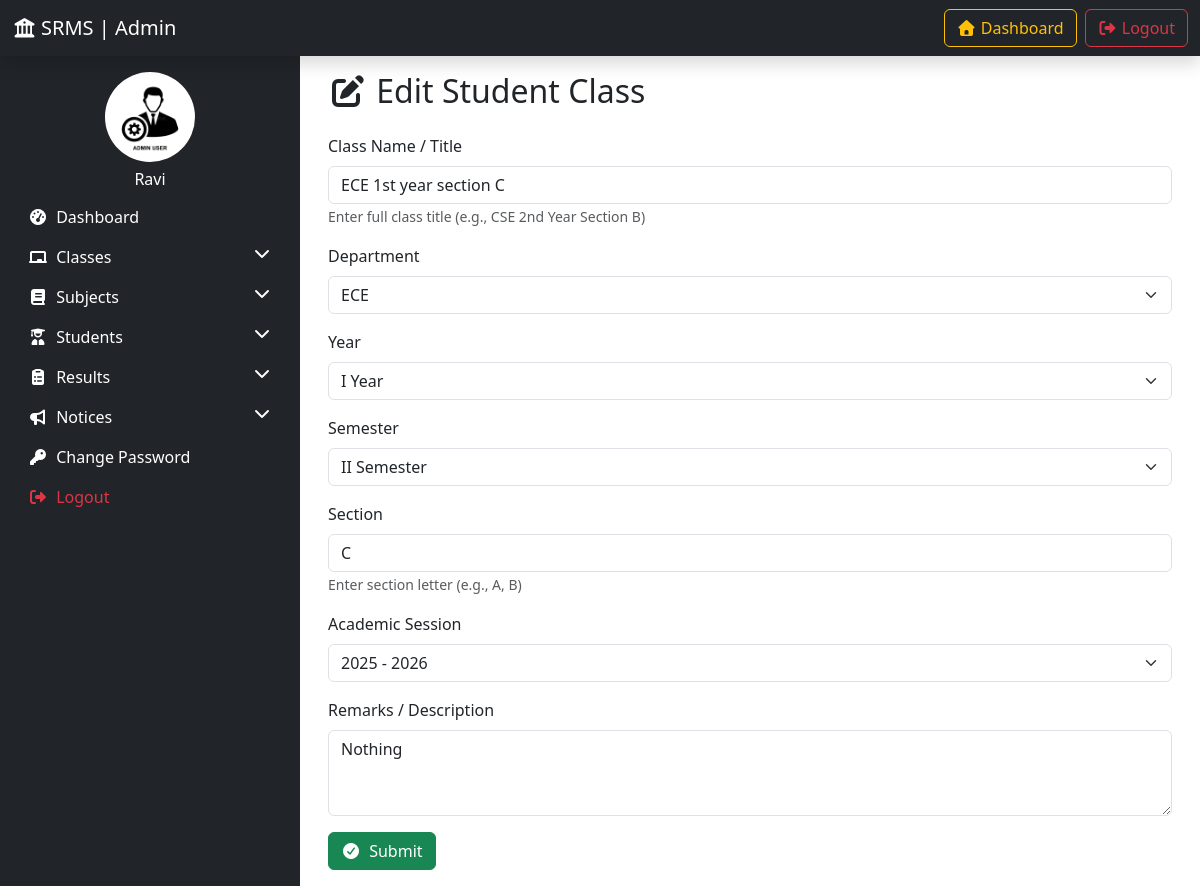
Screenshot of /edit_class/6/ (signed in) with the database file from the repository.
### resultapp/models.py (models this page shows, shortened)
class Class(models.Model):
    class_name = models.CharField(max_length=100)  # Full name (e.g., "CSE 2nd Year B")
    department = models.CharField(
        max_length=50,
        choices=[
            ('CSE', 'Computer Science'),
            ('ECE', 'Electronics'),
            ('EEE', 'Electrical'),
            ('MECH', 'Mechanical'),
            ('CIVIL', 'Civil'),
            ('CS', 'Cyber Security'),
        ]
    )
    year = models.PositiveSmallIntegerField(
        choices=[(1, 'I Year'), (2, 'II Year'), (3, 'III Year'), (4, 'IV Year')]
    )
    semester = models.PositiveSmallIntegerField(
        choices=[(1, 'I Semester'), (2, 'II Semester')]
    )
    section = models.CharField(max_length=5)  # e.g., "A"
    academic_session = models.CharField(max_length=20)  # e.g., "2024-2025"
    remarks = models.TextField(blank=True, null=True)
    creation_date = models.DateTimeField(auto_now_add=True)
    updation_date = models.DateTimeField(auto_now=True)

### resultapp/views.py (the view, shortened to what this page needs)
# urls.py: path('edit_class/<int:class_id>/',edit_class,name='edit_class'),
@login_required
def edit_class(request, class_id):
    class_obj = get_object_or_404(Class, id=class_id)
    return render(request, 'edit_class.html', {"class_obj": class_obj})

### resultapp/context_processors.py (called while the page is built)
def get_global_notices(request):
    notices = Notice.objects.filter(
        expiry_date__gte=timezone.now()
    ) | Notice.objects.filter(expiry_date__isnull=True)
    return {
        'notices': notices.order_by('-publish_date')[:5]  # latest 5 notices
    }

def latest_notices(request):
    return {
        "latest_notices": Notice.objects.all().order_by('-created_at')[:5]
    }

### templates/edit_class.html (shortened to what this page needs)
{% extends 'admin_base.html' %}
{% load static %}
{% block content %}
<div class="container">
    <h2 class="mb-4">
        <i class="fas fa-edit"></i> Edit Student Class
    </h2>
    <form method="post">
        <div class="mb-3">
            <label for="class_name" class="form-label">Class Name / Title</label>
            <input type="text" class="form-control" id="class_name" name="class_name"
                   required placeholder="e.g., CSE 2nd Year B" value="{{class_obj.class_name}}">
            <small class="text-muted">Enter full class title (e.g., CSE 2nd Year Section B)</small>
        </div>
<div class="mb-3">
    <label for="department" class="form-label">Department</label>
    <select class="form-select" id="department" name="department" required>
        <option value="ECE" {% if class_obj.department == "ECE" %}selected{% endif %}>ECE</option>
    </select>
</div>
<div class="mb-3">
    <label for="year" class="form-label">Year</label>
    <select class="form-select" id="year" name="year" required>
        <option value="1" {% if class_obj.year == 1 %}selected{% endif %}>I Year</option>
    </select>
</div>
<div class="mb-3">
    <label for="semester" class="form-label">Semester</label>
    <select class="form-select" id="semester" name="semester" required>
        <option value="2" {% if class_obj.semester == 2 %}selected{% endif %}>II Semester</option>
    </select>
</div>
<div class="mb-3">
    <label for="section" class="form-label">Section</label>
    <input type="text" class="form-control" id="section" name="section"
           required placeholder="e.g., A, B, C" value="{{class_obj.section}}">
    <small class="text-muted">Enter section letter (e.g., A, B)</small>
</div>
<div class="mb-3">
    <label for="academic_session" class="form-label">Academic Session</label>
    <select class="form-select" id="academic_session" name="academic_session" required>
        <option value="2025-2026" {% if class_obj.academic_session == "2025-2026" %}selected{% endif %}>2025 - 2026</option>
    </select>
</div>
<div class="mb-3">
    <label for="remarks" class="form-label">Remarks / Description</label>
    <textarea class="form-control" id="remarks" name="remarks" rows="3"
              placeholder="Enter any extra details about this class (optional)">{{ class_obj.remarks }}</textarea>
</div>
        <button type="submit" class="btn btn-success">
            <i class="fas fa-check-circle me-1"></i> Submit
        </button>
    </form>
</div>
{% endblock %}

### templates/sidebar.html (shortened to what this page needs)
{% load static %}
<nav class="col-md-3 col-lg-3 sidebar bg-dark pt-3">
    <div class="text-white text-center">
        <img src="{% static 'images/adminpic.webp' %}" class="rounded-circle mb-2" width="90" height="90">
        <h6>{{ user.username|default:"Admin" }}</h6>
    </div>
    <ul class="nav flex-column">
        <li class="nav-item">
            <a href="{% url 'admin_dashboard' %}" class="nav-link">
                <i class="fas fa-tachometer-alt me-1"></i> Dashboard
            </a>
        </li>
        <li class="nav-item">
            <a href="#ClassesMenu" data-bs-toggle="collapse" class="nav-link">
                <i class="fas fa-chalkboard me-1"></i> Classes
                <i class="fas fa-chevron-down float-end"></i>
            </a>
        </li>
        <li class="nav-item">
            <a href="#SubjectMenu" data-bs-toggle="collapse" class="nav-link">
                <i class="fas fa-book me-1"></i> Subjects
                <i class="fas fa-chevron-down float-end"></i>
            </a>
        </li>
        <li class="nav-item">
            <a href="#StudentMenu" data-bs-toggle="collapse" class="nav-link">
                <i class="fas fa-user-graduate me-1"></i> Students
                <i class="fas fa-chevron-down float-end"></i>
            </a>
        </li>
        <li class="nav-item">
            <a href="#ResultsMenu" data-bs-toggle="collapse" class="nav-link">
                <i class="fas fa-clipboard-list me-1"></i> Results
                <i class="fas fa-chevron-down float-end"></i>
            </a>
        </li>
        <li class="nav-item">
            <a href="#NoticeMenu" data-bs-toggle="collapse" class="nav-link">
                <i class="fas fa-bullhorn me-1"></i> Notices
                <i class="fas fa-chevron-down float-end"></i>
            </a>
        </li>
        <li class="nav-item">
            <a href="{% url 'password_change' %}" class="nav-link">
                <i class="fas fa-key me-1"></i> Change Password
            </a>
        </li>
        <li class="nav-item">
            <a href="{% url 'admin_logout' %}" class="nav-link text-danger">
                <i class="fas fa-sign-out-alt me-1"></i> Logout
            </a>
        </li>
    </ul>
</nav>

### templates/admin_base.html (style rules this page uses)
body { padding-top: 56px; }

### templates/sidebar.html (style rules this page uses)
.sidebar { min-height: 100vh; overflow-y: auto; top: 0; left: 0; background-color: #343a40; padding-top: 20px; }
.sidebar .nav-link { color: white; }

### rows the page displays
Class: class_name "ECE 1st year section C", department "ECE", year "I Year", semester "II Semester", section "C", academic_session "2025 - 2026", remarks "Nothing"

### other values shown
{{ user.username|default:"Admin" }} "Ravi"
